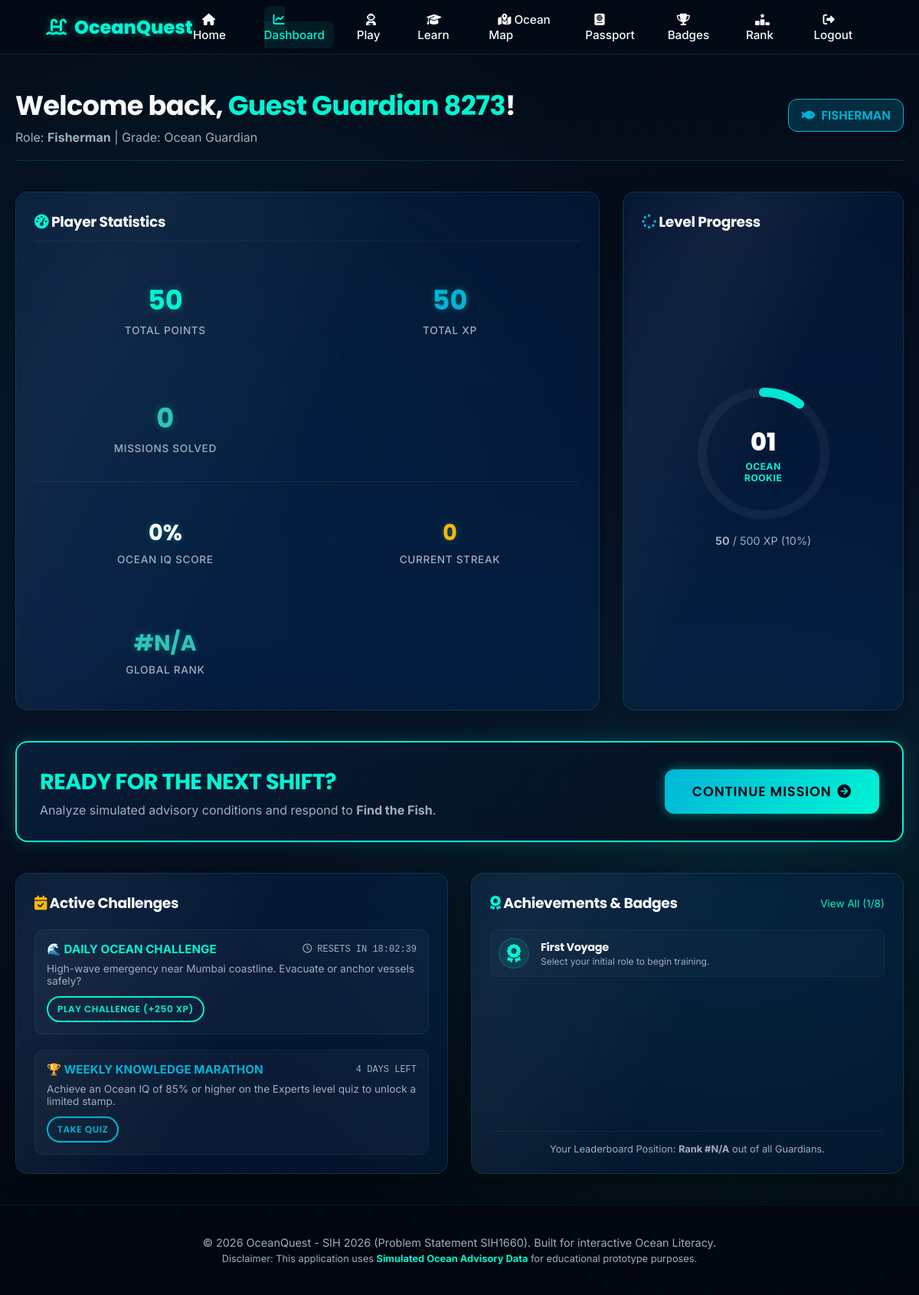
/dashboard (signed in), run on the app's committed database.
### tables this page shows
CREATE TABLE users (
                id INTEGER PRIMARY KEY AUTOINCREMENT,
                name TEXT NOT NULL,
                username TEXT UNIQUE NOT NULL,
                email TEXT UNIQUE NOT NULL,
                password_hash TEXT NOT NULL,
                selected_role TEXT,
                level INTEGER DEFAULT 1,
                xp INTEGER DEFAULT 0,
                points INTEGER DEFAULT 0,
                streak INTEGER DEFAULT 0,
                ocean_iq INTEGER DEFAULT 0,
                is_guest INTEGER DEFAULT 0,
                is_admin INTEGER DEFAULT 0,
                created_at TIMESTAMP DEFAULT CURRENT_TIMESTAMP
            );

CREATE TABLE missions (
                id INTEGER PRIMARY KEY AUTOINCREMENT,
                title TEXT NOT NULL,
                description TEXT NOT NULL,
                role TEXT NOT NULL,
                difficulty TEXT NOT NULL,
                ocean_conditions TEXT NOT NULL, -- Stored as JSON
                option_a TEXT NOT NULL,
                option_b TEXT NOT NULL,
                option_c TEXT,
                option_d TEXT,
                correct_answer TEXT NOT NULL,
                explanation TEXT NOT NULL,
                xp_reward INTEGER DEFAULT 50,
                points_reward INTEGER DEFAULT 100
            );

CREATE TABLE achievements (
                id INTEGER PRIMARY KEY AUTOINCREMENT,
                name TEXT NOT NULL,
                description TEXT NOT NULL,
                requirement TEXT NOT NULL
            );

### app.py (the view)
@app.route('/dashboard')
def dashboard():
    if 'user_id' not in session:
        return redirect(url_for('login'))
    user_id = session['user_id']
    with get_db() as conn:
        cursor = conn.cursor()
        cursor.execute("SELECT * FROM users WHERE id = ?", (user_id,))
        user = cursor.fetchone()
        level, xp_current, xp_needed, xp_pct, level_name = get_level_info(user['xp'])
        if level != user['level']:
            cursor.execute("UPDATE users SET level = ? WHERE id = ?", (level, user_id))
            conn.commit()
            cursor.execute("SELECT * FROM users WHERE id = ?", (user_id,))
            user = cursor.fetchone()
        cursor.execute("SELECT COUNT(*) FROM game_sessions WHERE user_id = ? AND is_correct = 1", (user_id,))
        completed_count = cursor.fetchone()[0]
        cursor.execute('''
            SELECT a.name, a.description
            FROM user_achievements ua
            JOIN achievements a ON ua.achievement_id = a.id
            WHERE ua.user_id = ?
        ''', (user_id,))
        user_achievements = [dict(r) for r in cursor.fetchall()]
        cursor.execute('''
            SELECT id FROM users
            WHERE is_guest = 0
            ORDER BY points DESC, level DESC, xp DESC
        ''')
        ranks = [r['id'] for r in cursor.fetchall()]
        user_rank = ranks.index(user_id) + 1 if user_id in ranks else None
        cursor.execute('''
            SELECT * FROM missions
            WHERE role = ? AND id NOT IN (
                SELECT mission_id FROM game_sessions WHERE user_id = ? AND is_correct = 1
            )
            ORDER BY id ASC LIMIT 1
        ''', (user['selected_role'], user_id))
        next_mission = cursor.fetchone()
        if next_mission:
            next_mission = dict(next_mission)
    return render_template(
        'dashboard.html',
        user=user,
        level_name=level_name,
        xp_current=xp_current,
        xp_needed=xp_needed,
        xp_pct=xp_pct,
        completed_count=completed_count,
        user_achievements=user_achievements,
        rank=user_rank,
        next_mission=next_mission
    )

### templates/dashboard.html (shortened to what this page needs)
{% extends "base.html" %}
{% block content %}
<div class="container">
    <div class="dashboard-header">
        <div>
            <h1 style="font-size: 2.2rem; margin-bottom: 5px;">Welcome back, <span style="color: var(--primary-cyan);">{{ user.name }}</span>!</h1>
            <p style="color: var(--text-muted);">Role: <strong>{% if user.selected_role %}{{ user.selected_role|capitalize }}{% else %}Not Selected{% endif %}</strong> | Grade: Ocean Guardian</p>
        </div>
        <div>
            {% if user.selected_role %}
                <span class="role-badge-display">
                    {% if user.selected_role == 'fisherman' %}
                        <i class="fa-solid fa-fish"></i> Fisherman
                    {% elif user.selected_role == 'captain' %}
                        <i class="fa-solid fa-ship"></i> Ship Captain
                    {% elif user.selected_role == 'tourism' %}
                        <i class="fa-solid fa-umbrella-beach"></i> Tourism Operator
                    {% else %}
                        <i class="fa-solid fa-compass"></i> Ocean Explorer
                    {% endif %}
                </span>
            {% else %}
                <a href="{{ url_for('roles') }}" class="btn-glow" style="padding: 8px 16px; font-size: 0.85rem;">
                    <i class="fa-solid fa-user-astronaut"></i> CHOOSE ROLE
                </a>
            {% endif %}
        </div>
    </div>
    <div class="grid-3" style="margin-bottom: 40px;">
        <div class="glass-card" style="grid-column: span 2; display: flex; flex-direction: column; justify-content: space-between;">
            <h3 style="margin-bottom: 20px; border-bottom: 1px solid rgba(255,255,255,0.05); padding-bottom: 10px;">
                <i class="fa-solid fa-gauge-high" style="color: var(--primary-cyan);"></i> Player Statistics
            </h3>
            <div class="grid-3">
                <div class="stat-card">
                    <div class="stat-val" style="color: var(--primary-cyan);">{{ user.points }}</div>
                    <div class="stat-label">Total Points</div>
                </div>
                <div class="stat-card">
                    <div class="stat-val" style="color: var(--secondary-blue);">{{ user.xp }}</div>
                    <div class="stat-label">Total XP</div>
                </div>
                <div class="stat-card">
                    <div class="stat-val" style="color: var(--color-safe);">{{ completed_count }}</div>
                    <div class="stat-label">Missions Solved</div>
                </div>
            </div>
            <div class="grid-3" style="margin-top: 15px; border-top: 1px solid rgba(255,255,255,0.05); padding-top: 15px;">
                <div class="stat-card">
                    <div class="stat-val" style="font-size: 1.8rem; color: #FFF;">{{ user.ocean_iq }}%</div>
                    <div class="stat-label">Ocean IQ Score</div>
                </div>
                <div class="stat-card">
                    <div class="stat-val" style="font-size: 1.8rem; color: var(--color-caution);">{{ user.streak }}</div>
                    <div class="stat-label">Current Streak</div>
                </div>
                <div class="stat-card">
                    <div class="stat-val" style="font-size: 1.8rem; color: var(--color-safe);">#{{ rank if rank else 'N/A' }}</div>
                    <div class="stat-label">Global Rank</div>
                </div>
            </div>
        </div>
        <div class="glass-card" style="display: flex; flex-direction: column; align-items: center; justify-content: center;">
            <h3 style="align-self: flex-start; margin-bottom: 10px;"><i class="fa-solid fa-spinner" style="color: var(--secondary-blue);"></i> Level Progress</h3>
            <div class="xp-circle-container">
                <div class="xp-svg-box">
                    <div class="xp-circle-text">
                        <div class="xp-level-num">{{ "%02d"|format(user.level) }}</div>
                        <div class="xp-level-title">{{ level_name }}</div>
                    </div>
                </div>
                <div class="xp-raw-values">
                    <strong>{{ xp_current }}</strong> / {{ xp_needed }} XP ({{ xp_pct }}%)
                </div>
            </div>
        </div>
    </div>
    <div class="mission-cta-box">
        <div>
            <h2 style="font-size: 1.8rem; margin-bottom: 5px; color: var(--primary-cyan);">READY FOR THE NEXT SHIFT?</h2>
            <p style="color: var(--text-muted); max-width: 600px;">
                {% if next_mission %}
                    Analyze simulated advisory conditions and respond to <strong>{{ next_mission.title }}</strong>.
                {% else %}
                    You have solved all standard simulation scripts! Go to the Quiz, explore the map, or re-run missions in Admin mode.
                {% endif %}
            </p>
        </div>
        <div>
            {% if next_mission %}
                <a href="{{ url_for('mission', mission_id=next_mission.id) }}" class="btn-glow" style="padding: 16px 36px; font-size: 1.1rem; border-radius: 12px;">
                    CONTINUE MISSION <i class="fa-solid fa-circle-arrow-right"></i>
                </a>
            {% else %}
                <a href="{{ url_for('roles') }}" class="btn-glow" style="padding: 16px 36px; font-size: 1.1rem; border-radius: 12px;">
                    PLAY MISSION <i class="fa-solid fa-gamepad"></i>
                </a>
            {% endif %}
        </div>
    </div>
    <div class="grid-2">
        <div class="glass-card" style="display: flex; flex-direction: column; gap: 20px;">
            <h3><i class="fa-solid fa-calendar-check" style="color: var(--color-caution);"></i> Active Challenges</h3>
            <div style="background: rgba(255,255,255,0.03); border: 1px solid rgba(0, 245, 212, 0.1); padding: 15px; border-radius: 12px;">
                <div style="display: flex; justify-content: space-between; align-items: center; margin-bottom: 8px;">
                    <strong style="color: var(--primary-cyan); font-size: 0.95rem;">🌊 DAILY OCEAN CHALLENGE</strong>
                    <span style="font-size: 0.75rem; color: var(--text-muted); font-family: monospace;" id="daily-timer">Calculating...</span>
                </div>
                <p style="color: var(--text-muted); font-size: 0.85rem; margin-bottom: 12px;">High-wave emergency near Mumbai coastline. Evacuate or anchor vessels safely?</p>
                <a href="{{ url_for('daily_challenge') }}" class="btn-secondary" style="padding: 6px 12px; font-size: 0.75rem;">
                    PLAY CHALLENGE (+250 XP)
                </a>
            </div>
            <div style="background: rgba(255,255,255,0.03); border: 1px solid rgba(0, 180, 216, 0.1); padding: 15px; border-radius: 12px;">
                <div style="display: flex; justify-content: space-between; align-items: center; margin-bottom: 8px;">
                    <strong style="color: var(--secondary-blue); font-size: 0.95rem;">🏆 WEEKLY KNOWLEDGE MARATHON</strong>
                    <span style="font-size: 0.75rem; color: var(--text-muted); font-family: monospace;">4 DAYS LEFT</span>
                </div>
                <p style="color: var(--text-muted); font-size: 0.85rem; margin-bottom: 12px;">Achieve an Ocean IQ of 85% or higher on the Experts level quiz to unlock a limited stamp.</p>
                <a href="{{ url_for('quiz') }}" class="btn-secondary" style="padding: 6px 12px; font-size: 0.75rem; border-color: var(--secondary-blue); color: var(--secondary-blue) !important;">
                    TAKE QUIZ
                </a>
            </div>
        </div>
        <div class="glass-card" style="display: flex; flex-direction: column; justify-content: space-between;">
            <div>
                <div style="display: flex; justify-content: space-between; align-items: center; margin-bottom: 20px;">
                    <h3><i class="fa-solid fa-award" style="color: var(--primary-cyan);"></i> Achievements & Badges</h3>
                    <a href="{{ url_for('achievements') }}" style="font-size: 0.85rem; color: var(--primary-cyan); text-decoration: none;">View All ({{ user_achievements|length }}/8)</a>
                </div>
                {% if user_achievements %}
                    <div style="display: flex; flex-direction: column; gap: 12px;">
                        {% for ua in user_achievements[:3] %}
                            <div style="display: flex; align-items: center; gap: 15px; background: rgba(255,255,255,0.02); padding: 10px; border-radius: 8px; border: 1px solid rgba(255,255,255,0.04);">
                                <div style="font-size: 1.5rem; color: var(--primary-cyan); background: rgba(0, 245, 212, 0.1); width: 40px; height: 40px; border-radius: 50%; display: flex; align-items: center; justify-content: center; border: 1px solid rgba(0, 245, 212, 0.2);">
                                    <i class="fa-solid fa-award"></i>
                                </div>
                                <div>
                                    <h5 style="margin: 0; font-size: 0.9rem;">{{ ua.name }}</h5>
                                    <p style="color: var(--text-muted); font-size: 0.75rem;">{{ ua.description }}</p>
                                </div>
                            </div>
                        {% endfor %}
                    </div>
                {% else %}
                    <div style="text-align: center; padding: 30px; color: var(--text-muted);">
                        <i class="fa-solid fa-lock" style="font-size: 2rem; margin-bottom: 10px; opacity: 0.5;"></i>
                        <p>No achievements unlocked yet. Solve missions to unlock credentials!</p>
                    </div>
                {% endif %}
            </div>
            <div style="margin-top: 15px; text-align: center; border-top: 1px solid rgba(255,255,255,0.05); padding-top: 15px;">
                <p style="font-size: 0.8rem; color: var(--text-muted);">Your Leaderboard Position: <strong>Rank #{{ rank if rank else 'N/A' }}</strong> out of all Guardians.</p>
            </div>
        </div>
    </div>
</div>
{% endblock %}

### data on the page
users: name "Guest Guardian 8273", selected_role "Fisherman", points "50", xp "50", ocean_iq "0", streak "0", level "01"
missions: title "Find the Fish"
achievements: name "First Voyage", description "Select your initial role to begin training."

### other printed values
{{ completed_count }} "0"
{{ rank if rank else 'N/A' }} "N/A"
{{ level_name }} "OCEAN ROOKIE"
{{ xp_current }} "50"
{{ xp_needed }} "500"
{{ xp_pct }} "10"
{{ user_achievements|length }} "1"
